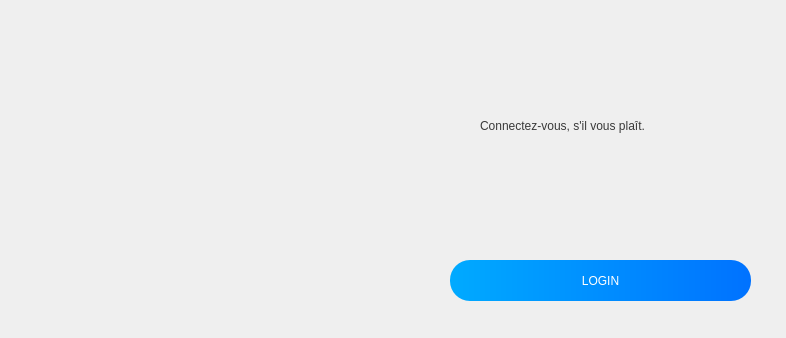
<?xml version="1.0" encoding="UTF-8"?>
<ui version="4.0">
 <class>MainWindow</class>
 <widget class="QMainWindow" name="MainWindow">
  <property name="enabled">
   <bool>true</bool>
  </property>
  <property name="geometry">
   <rect>
    <x>0</x>
    <y>0</y>
    <width>786</width>
    <height>338</height>
   </rect>
  </property>
  <property name="windowTitle">
   <string>MainWindow</string>
  </property>
  <property name="styleSheet">
   <string notr="true">border: none;</string>
  </property>
  <widget class="QWidget" name="centralwidget">
   <property name="autoFillBackground">
    <bool>false</bool>
   </property>
   <property name="styleSheet">
    <string notr="true">background-color: none;
border:none;</string>
   </property>
   <widget class="QWidget" name="widget" native="true">
    <property name="geometry">
     <rect>
      <x>0</x>
      <y>0</y>
      <width>831</width>
      <height>401</height>
     </rect>
    </property>
    <property name="styleSheet">
     <string notr="true">background-color: none;
border:none;</string>
    </property>
    <widget class="QLabel" name="circimg">
     <property name="geometry">
      <rect>
       <x>0</x>
       <y>0</y>
       <width>831</width>
       <height>401</height>
      </rect>
     </property>
     <property name="styleSheet">
      <string notr="true">background-color: none;
border:none;</string>
     </property>
     <property name="text">
      <string/>
     </property>
     <property name="pixmap">
      <pixmap>src/seconnecter/l-1-circle.png</pixmap>
     </property>
     <property name="scaledContents">
      <bool>true</bool>
     </property>
    </widget>
    <widget class="QLabel" name="loglogo">
     <property name="geometry">
      <rect>
       <x>110</x>
       <y>0</y>
       <width>641</width>
       <height>361</height>
      </rect>
     </property>
     <property name="styleSheet">
      <string notr="true">background-color: none;
border:none;</string>
     </property>
     <property name="text">
      <string/>
     </property>
     <property name="pixmap">
      <pixmap>src/seconnecter/l-1-login.png</pixmap>
     </property>
     <property name="scaledContents">
      <bool>true</bool>
     </property>
    </widget>
    <widget class="QLabel" name="text1">
     <property name="geometry">
      <rect>
       <x>480</x>
       <y>110</y>
       <width>271</width>
       <height>31</height>
      </rect>
     </property>
     <property name="styleSheet">
      <string notr="true">font: 10pt &quot;Gotham&quot;;
color: rgb(57, 57, 57);
background-color: none;
border:none;</string>
     </property>
     <property name="text">
      <string>Connectez-vous, s'il vous plaît.</string>
     </property>
    </widget>
    <widget class="QLabel" name="icons">
     <property name="geometry">
      <rect>
       <x>480</x>
       <y>160</y>
       <width>21</width>
       <height>61</height>
      </rect>
     </property>
     <property name="styleSheet">
      <string notr="true">background-color: none;
border:none;</string>
     </property>
     <property name="text">
      <string/>
     </property>
     <property name="pixmap">
      <pixmap>src/seconnecter/icons/icons.png</pixmap>
     </property>
     <property name="scaledContents">
      <bool>true</bool>
     </property>
    </widget>
    <widget class="QLineEdit" name="utilisateur">
     <property name="geometry">
      <rect>
       <x>520</x>
       <y>160</y>
       <width>191</width>
       <height>21</height>
      </rect>
     </property>
     <property name="styleSheet">
      <string notr="true">font: 12pt &quot;Nunito&quot;;
background-color: rgba(0, 0, 0, 0);</string>
     </property>
     <property name="text">
      <string/>
     </property>
    </widget>
    <widget class="QLineEdit" name="mdp">
     <property name="geometry">
      <rect>
       <x>520</x>
       <y>200</y>
       <width>191</width>
       <height>21</height>
      </rect>
     </property>
     <property name="styleSheet">
      <string notr="true">font: 12pt &quot;Nunito&quot;;
background-color: rgba(0, 0, 0, 0);</string>
     </property>
     <property name="text">
      <string/>
     </property>
     <property name="echoMode">
      <enum>QLineEdit::Password</enum>
     </property>
    </widget>
    <widget class="QLabel" name="hamzacopyright">
     <property name="geometry">
      <rect>
       <x>-10</x>
       <y>-10</y>
       <width>661</width>
       <height>401</height>
      </rect>
     </property>
     <property name="styleSheet">
      <string notr="true">background-color: none;
border:none;</string>
     </property>
     <property name="text">
      <string/>
     </property>
     <property name="pixmap">
      <pixmap>src/seconnecter/Rezidevs.png</pixmap>
     </property>
     <property name="scaledContents">
      <bool>true</bool>
     </property>
    </widget>
    <widget class="QLabel" name="text2">
     <property name="geometry">
      <rect>
       <x>0</x>
       <y>-20</y>
       <width>781</width>
       <height>461</height>
      </rect>
     </property>
     <property name="styleSheet">
      <string notr="true">background-color: none;
border:none;</string>
     </property>
     <property name="text">
      <string/>
     </property>
     <property name="pixmap">
      <pixmap>src/seconnecter/text1.png</pixmap>
     </property>
     <property name="scaledContents">
      <bool>true</bool>
     </property>
    </widget>
    <widget class="QLabel" name="bg">
     <property name="geometry">
      <rect>
       <x>320</x>
       <y>-10</y>
       <width>471</width>
       <height>311</height>
      </rect>
     </property>
     <property name="styleSheet">
      <string notr="true">background-color: none;
border:none;</string>
     </property>
     <property name="text">
      <string/>
     </property>
     <property name="pixmap">
      <pixmap>src/seconnecter/bg.jpg</pixmap>
     </property>
     <property name="scaledContents">
      <bool>true</bool>
     </property>
    </widget>
    <widget class="QLabel" name="testlogs">
     <property name="geometry">
      <rect>
       <x>480</x>
       <y>240</y>
       <width>271</width>
       <height>16</height>
      </rect>
     </property>
     <property name="styleSheet">
      <string notr="true">font: 10pt &quot;Gotham&quot;;
color:red;
background-color: none;
border:none;</string>
     </property>
     <property name="text">
      <string/>
     </property>
    </widget>
    <widget class="QPushButton" name="loginb">
     <property name="geometry">
      <rect>
       <x>450</x>
       <y>260</y>
       <width>301</width>
       <height>41</height>
      </rect>
     </property>
     <property name="styleSheet">
      <string notr="true">QPushButton{font: 12pt &quot;Nunito&quot;;
color: white;
border-radius: 20px;
background-color: qlineargradient(spread:pad, x1:0, y1:0, x2:1, y2:0, stop:0 rgba(0, 170, 255, 255), stop:1 rgba(0, 114, 255, 255));
border-color: rgb(255, 255, 255);}

QPushButton:hover{
font: 12pt &quot;Nunito&quot;;
color:rgb(38, 103, 255);
border: 1px solid rgb(101, 181, 255);
background-color: white;
}
</string>
     </property>
     <property name="text">
      <string>LOGIN</string>
     </property>
    </widget>
    <zorder>bg</zorder>
    <zorder>circimg</zorder>
    <zorder>loglogo</zorder>
    <zorder>icons</zorder>
    <zorder>hamzacopyright</zorder>
    <zorder>text2</zorder>
    <zorder>mdp</zorder>
    <zorder>utilisateur</zorder>
    <zorder>loginb</zorder>
    <zorder>testlogs</zorder>
    <zorder>text1</zorder>
   </widget>
  </widget>
  <widget class="QMenuBar" name="menubar">
   <property name="geometry">
    <rect>
     <x>0</x>
     <y>0</y>
     <width>786</width>
     <height>21</height>
    </rect>
   </property>
  </widget>
  <widget class="QStatusBar" name="statusbar"/>
 </widget>
 <resources/>
 <connections/>
</ui>
